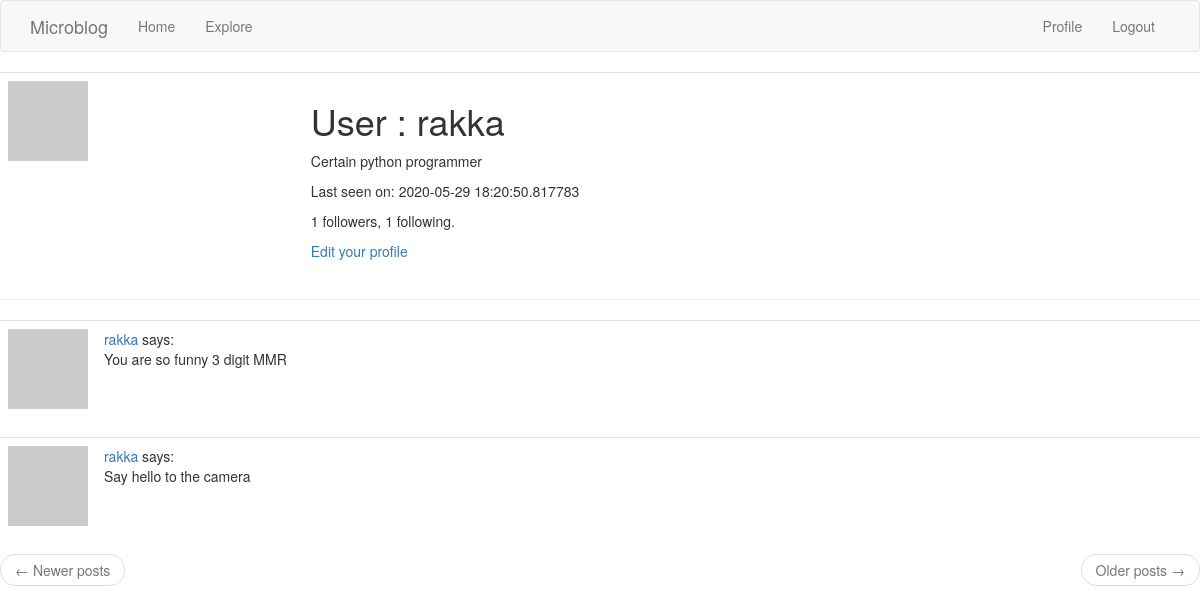
/user/rakka (signed in), run on an earlier commit of the app's database.
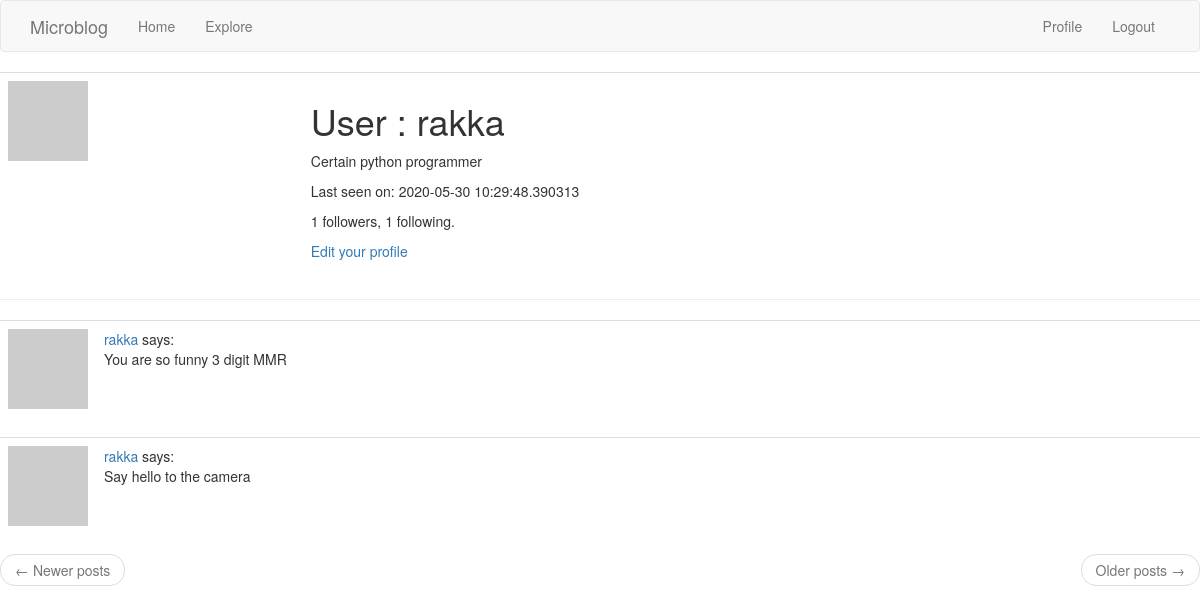
And on a later commit of the database.
### app/models.py (models this page shows, shortened)
class User(UserMixin, db.Model):
    id = db.Column(db.Integer, primary_key=True)
    username = db.Column(db.String(64), index=True, unique=True)
    email = db.Column(db.String(120), index=True, unique=True)
    password_hash = db.Column(db.String(128))
    posts = db.relationship("Post", backref="author", lazy="dynamic")
    about_me = db.Column(db.String(140))
    last_seen = db.Column(db.DateTime, default=datetime.utcnow)
    followed = db.relationship("User", secondary=followers,
                               primaryjoin=(followers.c.follower_id == id),
                               secondaryjoin=(followers.c.followed_id == id), # c is column
                               backref=db.backref("followers", lazy="dynamic"), lazy="dynamic")
    def avatar(self, size):
        digest = md5(self.email.lower().encode("utf-8")).hexdigest()
        return "https://gravatar.com/avatar/{}?d=identicon&s={}".format(
            digest, size)

class Post(db.Model):
    id = db.Column(db.Integer, primary_key=True)
    body = db.Column(db.String(128))
    timestamp = db.Column(db.DateTime, index=True, default=datetime.utcnow) # utcnow, uniform timestamp without ()
    user_id = db.Column(db.Integer, db.ForeignKey("user.id"))

### app/routes.py (the view)
@app.route("/user/<username>")
@login_required
def user(username):
    user = User.query.filter_by(username=username).first_or_404()
    page = request.args.get("page", 1, type=int)
    posts = user.posts.order_by(Post.timestamp.desc()).paginate(
        page, app.config["POST_PER_PAGE"], False)
    next_url = url_for("user", username=user.username, page=posts.next_num) \
        if posts.has_next else None
    prev_url = url_for("user", username=user.username, page=posts.prev_num) \
        if posts.has_prev else None
    form = EmptyForm()
    return render_template("user.html", user=user, posts=posts.items,
                           next_url=next_url, prev_url=prev_url, form=form)

### app/models.py (called while the page is built)
@login.user_loader
def load_user(id):
    return User.query.get(int(id))

### app/routes.py (called while the page is built)
@app.before_request # executed before the view function
def before_request():
    if current_user.is_authenticated:
        current_user.last_seen = datetime.utcnow()
        db.session.commit()

### app/templates/user.html (shortened to what this page needs)
{% extends "base.html" %}
{% block content %}
<table class="table table-hover">
  <tr>
    <td widht="256px"><img src="{{ user.avatar(256) }}"/></td>
    <td>
      <h1>User : {{ user.username }}</h1>
      {% if user.about_me %}<p>{{ user.about_me }}</p>{% endif %}
      {% if user.last_seen %}<p>Last seen on: {{ user.last_seen }}</p>{% endif %}
      <p>{{ user.followers.count() }} followers, {{ user.followed.count() }} following.</p>
      {% if user == current_user %}
      <p><a href="{{ url_for('edit_profile') }}">Edit your profile</a></p>
      {% endif %}
    </td>
  </tr>
</table>
<hr/>
{% for post in posts %}
  {% include "_post.html" %}
{% endfor %}
<nav aria-label="...">
  <ul class="pager">
    <li class="previous{% if not prev_url %} disabled{% endif %}">
      <a href="{{ prev_url or '#' }}">
        <span aria-hidden="true">&larr;</span> Newer posts
      </a>
    </li>
    <li class="next{% if not next_url %} disabled{% endif %}">
      <a href="{{ next_url or '#' }}">
        Older posts <span aria-hidden="true">&rarr;</span>
      </a>
    </li>
  </ul>
</nav>
{% endblock %}

### app/templates/base.html (shortened to what this page needs)
{% extends "bootstrap/base.html" %}
{% block navbar %}
  <nav class="navbar navbar-default">
    <div class="container">
      <div class="navbar-header">
        <a class="navbar-brand" href="{{ url_for('index') }}">Microblog</a>
      </div>
      <div class="collapse navbar-collapse" id="bs-example-navbar-collapse-1">
        <ul class="nav navbar-nav">
          <li><a href="{{ url_for('index') }}">Home</a></li>
          <li><a href="{{ url_for('explore') }}">Explore</a></li>
        </ul>
        <ul class="nav navbar-nav navbar-right">
          {% if current_user.is_anonymous %}
          <li><a href="{{ url_for('login') }}">Login</a></li>
          {% else %}
          <li><a href="{{ url_for('user', username=current_user.username) }}">Profile</a></li>
          <li><a href="{{ url_for('logout') }}">Logout</a></li>
          {% endif %}
        </ul>
      </div>
    </div>
  </nav>
{% endblock %}

### app/templates/_post.html
<table class="table table-hover">
  <tr>
    <td width="70px">
      <a href="{{ url_for('user', username=post.author.username) }}">
        <img src="{{ post.author.avatar(36) }}"/>
      </a>
    </td>
    <td>
      <a href="{{ url_for('user', username=post.author.username) }}">
        {{ post.author.username }}
      </a>
      says:<br/>{{ post.body }}
    </td>
  </tr>
</table>

What changed in the data, as far as the page shows it:
changed User "rakka": last_seen "2020-05-29 18:20:50.817783" → "2020-05-30 10:29:48.390313"
